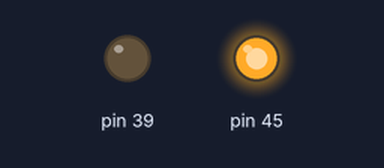
Recording of a sketch running on a simulated Arduino Mega 2560, built with avr-gcc and run on an emulated ATmega2560. Parts: output pins drawn as LEDs (lit = HIGH).

Above: at 0.1 s.
Timing chart, 0 to 1.6 s (numbered marks = the images above):
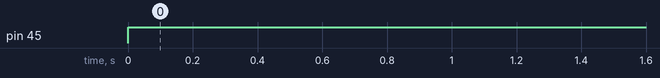

The sketch:

5_ultra_test.ino
```cpp
#include <HCSR04.h>
//UltraSonicDistanceSensor right_sensor(37,39);
void setup() {
  // put your setup code here, to run once:
  Serial.begin(9600);
  pinMode(45,OUTPUT);
  pinMode(39,OUTPUT);
}

void loop() {
//Serial.println(right_sensor.measureDistanceCm());
digitalWrite(45,HIGH);
//digitalWrite(39,HIGH);
}
```

Measured:
- by itself, pin 45: LOW → HIGH at 0.00 s
